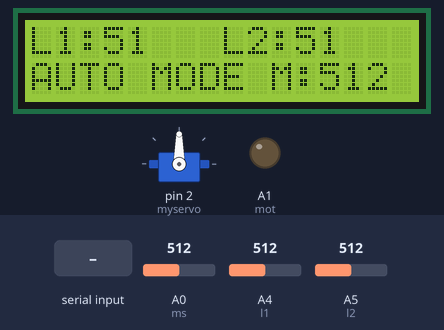
Bench run of a sketch on a simulated Arduino Uno, built with avr-gcc and run on an emulated ATmega328P. On the bench: 16×2 character LCD, servo, output pins drawn as LEDs (lit = HIGH). The inputs (shaded band) are chosen by the test bench; at power-on: A4 (l1) = 512, A5 (l2) = 512, A0 (ms) = 512. What the sketch prints to the serial monitor is not drawn.

Above: at 1.6 s.
1.7 s: "2" received over Serial
At 3.0 s:
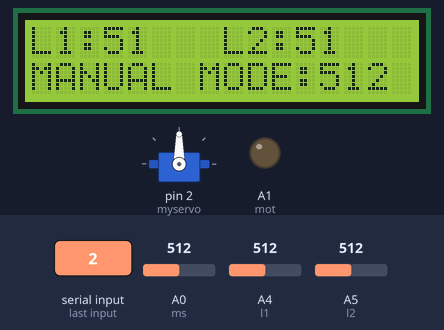
5.5 s: A4 (l1) set to 694
At 8.2 s:
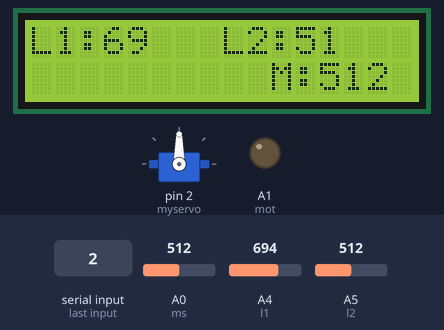
8.5 s: A4 (l1) set to 728
At 11.0 s:
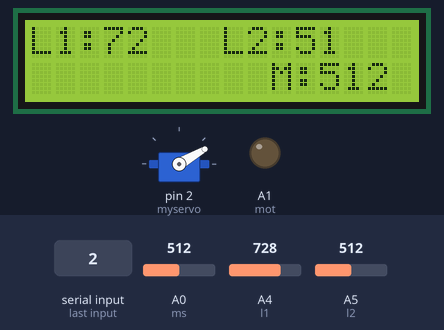
11.6 s: A5 (l2) set to 693
At 13.7 s:
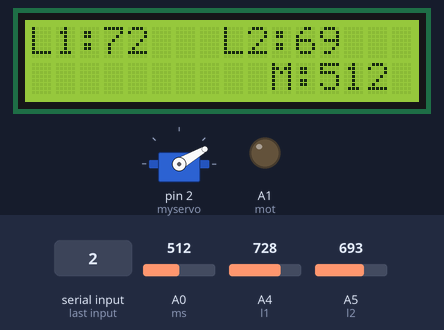
14.6 s: A5 (l2) set to 726
At 16.5 s:
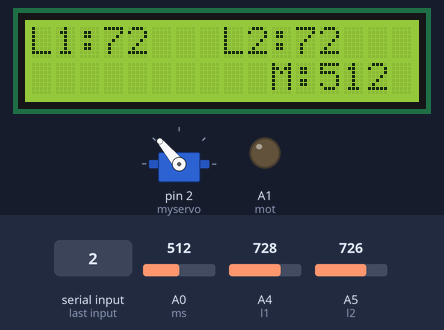
17.6 s: "3" received over Serial
At 19.1 s:
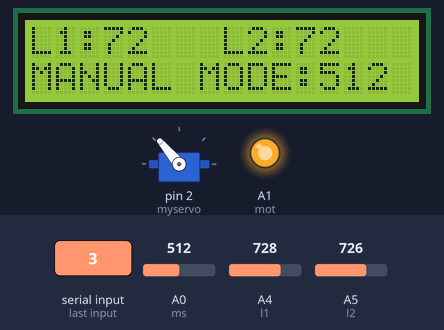
Timing chart, 0 to 20.6 s (numbered marks = the images above; inputs shaded):
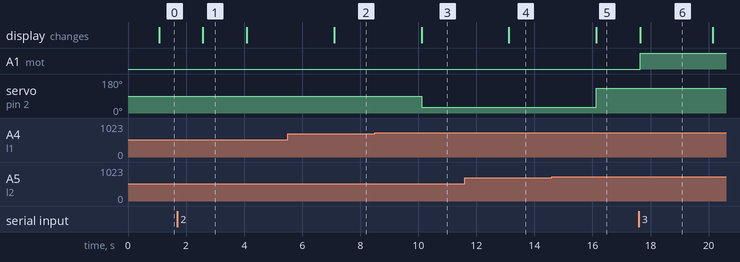

Measured:
- the behaviour switches between 709 and 710 on A4 (l1) (found by bisection; images 2 and 3)
- the behaviour switches between 709 and 710 on A5 (l2) (found by bisection; images 4 and 5)
- after the input at 1.7 s, the display: changes after 0.88 s (image 1)
- after the input at 5.5 s, the display: changes after 1.6 s (image 2)
- after the input at 8.5 s, servo on pin 2 (myservo): 90° → 30° after 1.6 s; the display: changes after 1.6 s (image 3)
- after the input at 11.6 s, the display: changes after 1.5 s (image 4)
- after the input at 14.6 s, servo on pin 2 (myservo): 30° → 130° after 1.5 s; the display: changes after 1.5 s (image 5)
- after the input at 17.6 s, A1 (mot): LOW → HIGH at once; the display: changes at once (image 6)

The sketch:

Smart_irrigation_using_solar.ino
```cpp
#include <LiquidCrystal.h>
const int rs = 8, en = 9, d4 = 10, d5 = 11, d6 = 12, d7 = 13;
LiquidCrystal lcd(rs, en, d4, d5, d6, d7);
#include <Servo.h>
Servo myservo;
int ms=A0;
int mot=A1;
int x;
int md=0;
//int mot1=A2;
int l1=A4;
int l2=A5;
int kk=0;
void setup() {
lcd.begin(16,2);
lcd.print(" WELCOME");
Serial.begin(9600);
myservo.attach(2);
pinMode(mot,OUTPUT);
//pinMode(mot1,OUTPUT);
pinMode(ms,INPUT);
pinMode(A4,INPUT);
pinMode(A5,INPUT);
digitalWrite(mot,0);
}
void loop()
{
int mval=analogRead(ms);
int lv1=analogRead(l1)/10;
int lv2=analogRead(l2)/10;
Serial.println("L1:");
Serial.println(lv1);
Serial.println("L2:");
Serial.println(lv2);
delay(1000);
lcd.clear();
lcd.setCursor(0,0);
lcd.print("L1:");
lcd.setCursor(3,0);
lcd.print(lv1);
lcd.setCursor(8,0);
lcd.print("L2:");
lcd.setCursor(11,0);
lcd.print(lv2);
lcd.setCursor(10,1);
lcd.print("M:");
lcd.setCursor(12,1);
lcd.print(mval);
x=Serial.read();
if(x=='1')
{
md=0;
}
if(md==0)
{
Serial.println("sensor mode");
lcd.setCursor(0,1);
lcd.print("AUTO MODE");
if(mval<600)
{
digitalWrite(mot,0);
}
else
{
digitalWrite(mot,1);
}
}
if(x=='2')
{
Serial.println("Remote mode");
lcd.setCursor(0,1);
lcd.print("MANUAL MODE");
md=1;
}
if(md==1)
{
if(x=='3')
{
digitalWrite(mot,1);
lcd.setCursor(0,1);
lcd.print("MANUAL MODE");
delay(1000);
}
if(x=='4')
{
digitalWrite(mot,0);
lcd.setCursor(0,1);
lcd.print("MANUAL MODE");
delay(1000);
}
}
if(lv1>70 && kk==0)
{
kk=1;
myservo.write(30);
}
if(lv2>70 && kk==1)
{
kk=2;
myservo.write(130);
}
if(lv1<70 && lv2<70 &&kk==2)
{
kk=0;
myservo.write(60);
}
delay(500);
}
```
